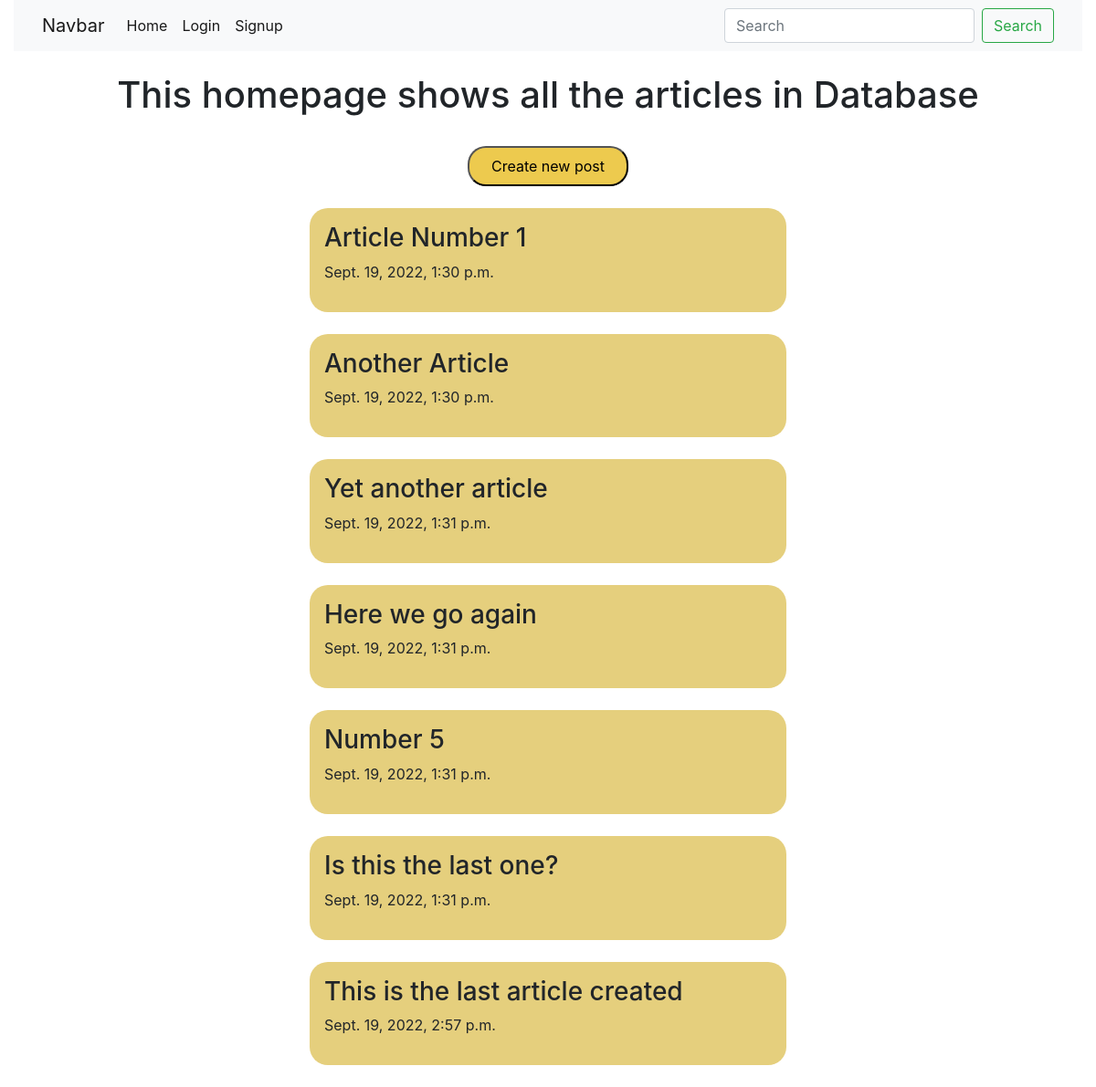
The page / on the database its author committed.
### mythoughts/models.py (models this page shows, shortened)
class Articles(models.Model):
    title = models.CharField(max_length = 50)
    content = models.TextField(max_length = 1000)
    date_created = models.DateTimeField(default = timezone.now)

### mythoughts/views.py (the view)
# urls.py: path('', views.home, name='homepage'),
def home(request):
    article = Articles.objects.all()
    return render(request, 'mythoughts/home.html', {'all_articles' : article})

### mythoughts/templates/mythoughts/home.html (shortened to what this page needs)
<!DOCTYPE html>
<html lang="en">
<head>
    <link href="https://cdn.jsdelivr.net/npm/bootstrap@5.0.2/dist/css/bootstrap.min.css" rel="stylesheet">
    <link rel="stylesheet" href="https://maxcdn.bootstrapcdn.com/bootstrap/4.0.0/css/bootstrap.min.css"
>
</head>
<body>
    <div class="container-fluid">
        <nav class="navbar navbar-expand-lg navbar-light bg-light">
            <div class="container-fluid">
              <a class="navbar-brand" href="#">Navbar</a>
              <div class="collapse navbar-collapse" id="navbarSupportedContent">
                <ul class="navbar-nav me-auto mb-2 mb-lg-0">
                  <li class="nav-item">
                    <a class="nav-link active" aria-current="page" href="#">Home</a>
                  </li>
                  <li class="nav-item">
                    <a class="nav-link active" aria-current="page" href="#">Login</a>
                  </li>
                  <li class="nav-item">
                    <a class="nav-link active" aria-current="page" href="#">Signup</a>
                  </li>
                </ul>
                <form class="d-flex">
                  <input class="form-control me-2" type="search" placeholder="Search" aria-label="Search">
                  <button class="btn btn-outline-success" type="submit">Search</button>
                </form>
              </div>
            </div>
          </nav>
    </div>
    <h1 class="d-flex justify-content-center mt-4">This homepage shows all the articles in Database</h1>
    <div class="d-flex justify-content-center">
        <button class= "mt-4 p-2 pl-4 pr-4" style="border-radius: 20px; background-color: #edca4e">Create new post</button>
    </div>
    <div class="container-fluid">
        <div class="row">
          <div class="col-6 m-auto">
            {% for article in all_articles %}
            <div class="m-4 p-3 mb-2" style="border-radius: 20px; background-color: #e5cf7d">
                <h3>{{article.title}}</h3>
                <p>{{article.date_created}}</p>
            </div>
            {% endfor %}
          </div>
        </div>
      </div>
</body>
</html>

### rows shown on the page
Articles: title "Article Number 1", date_created "Sept. 19, 2022, 1:30 p.m."
Articles: title "Another Article", date_created "Sept. 19, 2022, 1:30 p.m."
Articles: title "Yet another article", date_created "Sept. 19, 2022, 1:31 p.m."
Articles: title "Here we go again", date_created "Sept. 19, 2022, 1:31 p.m."
Articles: title "Number 5", date_created "Sept. 19, 2022, 1:31 p.m."
Articles: title "Is this the last one?", date_created "Sept. 19, 2022, 1:31 p.m."
Articles: title "This is the last article created", date_created "Sept. 19, 2022, 2:57 p.m."
